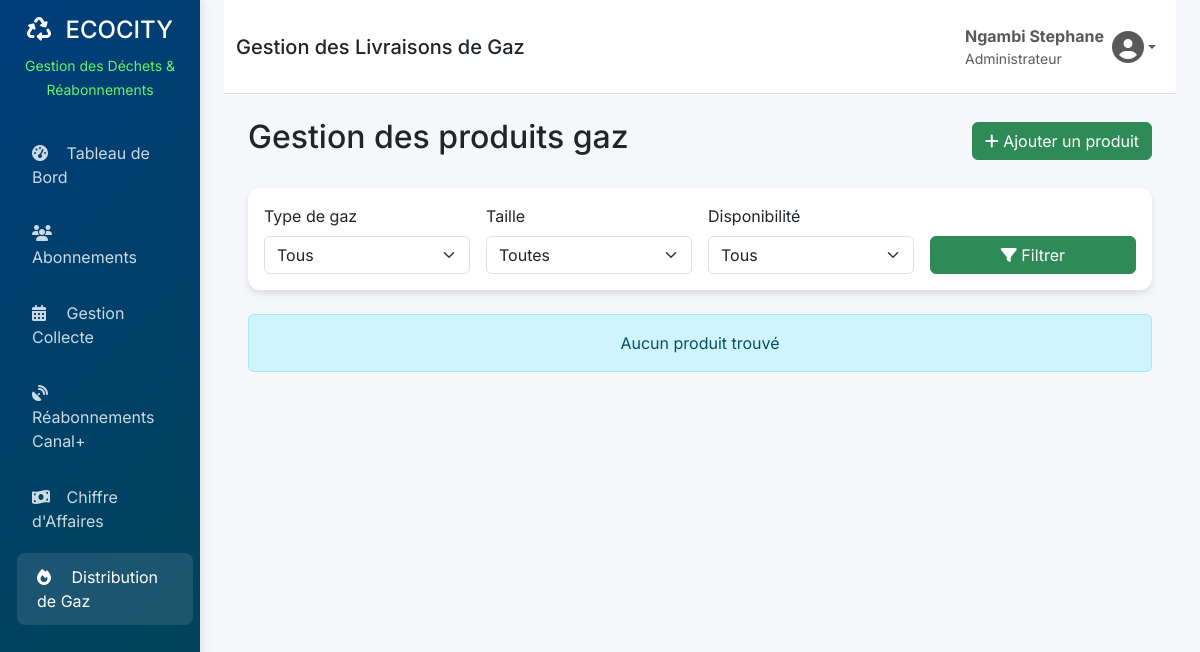
Page /admin-gaz/products/ (signed in) on the earlier database version.
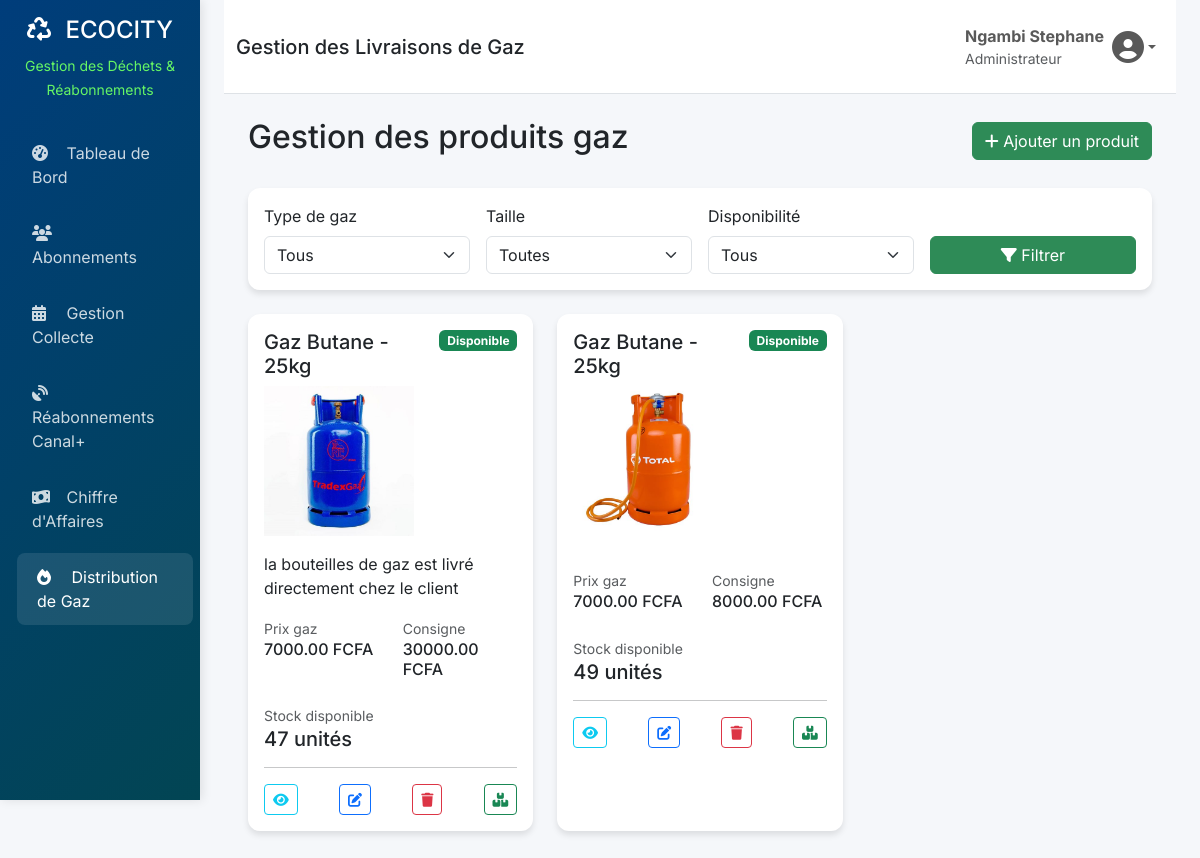
Same page on the later database version.
### app/models.py (models this page shows, shortened)
class CustomUser(AbstractUser):
    USER_TYPE_CHOICES = (
        ('client', 'Client'),
        ('collecteur', 'Collecteur'),
        ('admin', 'Administrateur'),
    )
    city = models.ForeignKey(City, on_delete=models.SET_NULL, null=True, blank=True)
    user_type = models.CharField(max_length=20, choices=USER_TYPE_CHOICES, default='client')
    phone = models.IntegerField(blank=True, null=True)
    date_joined = models.DateTimeField(default=timezone.now)
    is_verified = models.BooleanField(default=False)
    class Meta:
        verbose_name = "Utilisateur"
        verbose_name_plural = "Utilisateurs"

class GasProduct(models.Model):
    GAZ_TYPE_CHOICES = (
        ('butane', 'Gaz Butane'),
        ('propane', 'Gaz Propane'),
        ('naturel', 'Gaz Naturel'),
        ('industriel', 'Gaz Industriel'),
    )
    SIZE_CHOICES = (
        (3, '3 kg'),
        (6, '6 kg'),
        (12, '12 kg'),
        (25, '25 kg'),
        (35, '35 kg'),
        (50, '50 kg'),
    )
    id = models.UUIDField(primary_key=True, default=uuid.uuid4, editable=False)
    name = models.CharField(max_length=100, verbose_name="Nom du produit")
    gaz_type = models.CharField(max_length=20, choices=GAZ_TYPE_CHOICES, verbose_name="Type de gaz")
    size_kg = models.IntegerField(choices=SIZE_CHOICES, verbose_name="Taille (kg)")
    price = models.DecimalField(max_digits=10, decimal_places=2, verbose_name="Prix unitaire")
    deposit_price = models.DecimalField(max_digits=10, decimal_places=2, verbose_name="Prix de consigne",
                                        help_text="Prix de la bouteille consignée")
    description = models.TextField(blank=True, verbose_name="Description")
    image = models.ImageField(upload_to='gaz_products/', blank=True, null=True, verbose_name="Image")
    stock_available = models.PositiveIntegerField(default=0, verbose_name="Stock disponible")
    is_available = models.BooleanField(default=True, verbose_name="Disponible")
    is_featured = models.BooleanField(default=False, verbose_name="Mis en avant")
    created_at = models.DateTimeField(auto_now_add=True)
    updated_at = models.DateTimeField(auto_now=True)
    class Meta:
        verbose_name = "Produit gaz"
        verbose_name_plural = "Produits gaz"
        ordering = ['gaz_type', 'size_kg']

### app/gaz_admin_views.py (the view)
# urls.py: path('admin-gaz/products/', gaz_admin_views.admin_gaz_products, name='admin_gaz_products'),
@login_required
@user_passes_test(is_admin)
def admin_gaz_products(request):
    products = GasProduct.objects.all().order_by('gaz_type', 'size_kg')
    if request.GET.get('gaz_type'):
        products = products.filter(gaz_type=request.GET['gaz_type'])
    if request.GET.get('size'):
        products = products.filter(size_kg=int(request.GET['size']))
    if request.GET.get('is_available') == 'true':
        products = products.filter(is_available=True)
    elif request.GET.get('is_available') == 'false':
        products = products.filter(is_available=False)
    paginator = Paginator(products, 12)
    page_number = request.GET.get('page')
    page_obj = paginator.get_page(page_number)
    context = {
        'products': page_obj,
        'gaz_types': GasProduct.GAZ_TYPE_CHOICES,
        'size_choices': GasProduct.SIZE_CHOICES,
    }
    return render(request, 'admin_gaz/products.html', context)

### app/gaz_admin_views.py (called while the page is built)
def is_admin(user):
    return user.is_authenticated and user.user_type == 'admin'

### app/templates/admin_gaz/products.html (shortened to what this page needs)
{% extends 'admin_gaz/base_gaz.html' %}
{% load static %}
{% block content %}
<div class="container-fluid">
    <div class="d-flex justify-content-between align-items-center mb-4">
        <h2>Gestion des produits gaz</h2>
        <button type="button" class="btn btn-primary" onclick="showAddProductModal()">
            <i class="fas fa-plus"></i> Ajouter un produit
        </button>
    </div>
    <div class="card mb-4">
        <div class="card-body">
            <form method="get" class="row g-3">
                <div class="col-md-3">
                    <label class="form-label">Type de gaz</label>
                    <select name="gaz_type" class="form-select">
                        <option value="">Tous</option>
                    </select>
                </div>
                <div class="col-md-3">
                    <label class="form-label">Taille</label>
                    <select name="size" class="form-select">
                        <option value="">Toutes</option>
                    </select>
                </div>
                <div class="col-md-3">
                    <label class="form-label">Disponibilité</label>
                    <select name="is_available" class="form-select">
                        <option value="">Tous</option>
                    </select>
                </div>
                <div class="col-md-3 d-flex align-items-end">
                    <button type="submit" class="btn btn-primary w-100">
                        <i class="fas fa-filter"></i> Filtrer
                    </button>
                </div>
            </form>
        </div>
    </div>
    <div class="row" id="products-list">
        {% for product in products %}
        <div class="col-md-4 mb-4" id="product-{{ product.id }}">
            <div class="card h-100">
                <div class="card-body">
                    <div class="d-flex justify-content-between align-items-start">
                        <h5 class="card-title">{{ product.get_gaz_type_display }} - {{ product.size_kg }}kg</h5>
                        <span class="badge {% if product.is_available %}bg-success{% else %}bg-danger{% endif %}">
                            {{ product.is_available|yesno:"Disponible,Indisponible" }}
                        </span>
                    </div>
                    {% if product.image %}
                    <img src="{{ product.image.url }}" class="img-fluid mb-3 product-image" style="height: 150px; object-fit: contain;" alt="{{ product.name }}">
                    {% else %}
                    <div class="text-center mb-3 py-4 bg-light rounded">
                        <i class="fas fa-gas-pump fa-3x text-muted"></i>
                        <p class="text-muted mt-2">Aucune image</p>
                    </div>
                    {% endif %}
                    <p class="card-text">{{ product.description|truncatewords:20 }}</p>
                    <div class="row mt-3">
                        <div class="col-6">
                            <small class="text-muted">Prix gaz</small>
                            <h6>{{ product.price }} FCFA</h6>
                        </div>
                        <div class="col-6">
                            <small class="text-muted">Consigne</small>
                            <h6>{{ product.deposit_price }} FCFA</h6>
                        </div>
                    </div>
                    <div class="mt-3">
                        <small class="text-muted">Stock disponible</small>
                        <div class="d-flex justify-content-between align-items-center">
                            <h5 class="mb-0">{{ product.stock_available }} unités</h5>
                        </div>
                    </div>
                    <hr>
                    <div class="d-flex justify-content-between">
                        <button class="btn btn-sm btn-outline-info" onclick="viewProduct('{{ product.id }}')">
                            <i class="fas fa-eye"></i>
                        </button>
                        <button class="btn btn-sm btn-outline-primary" onclick="editProduct('{{ product.id }}')">
                            <i class="fas fa-edit"></i>
                        </button>
                        <button class="btn btn-sm btn-outline-danger" onclick="deleteProduct('{{ product.id }}')">
                            <i class="fas fa-trash"></i>
                        </button>
                        <button class="btn btn-sm btn-outline-success" onclick="updateStock('{{ product.id }}')">
                            <i class="fas fa-boxes"></i>
                        </button>
                    </div>
                </div>
            </div>
        </div>
        {% empty %}
        <div class="col-12">
            <div class="alert alert-info text-center">
                Aucun produit trouvé
            </div>
        </div>
        {% endfor %}
    </div>
</div>
{% endblock %}

### app/templates/admin_gaz/base_gaz.html (shortened to what this page needs)
{% extends 'administrations/base.html' %}
{% load static %}
{% block page_title %}Gestion des Livraisons de Gaz{% endblock %}

### app/templates/administrations/base.html (shortened to what this page needs)
<!DOCTYPE html>
<html lang="fr">
<head>
    <link href="https://cdn.jsdelivr.net/npm/bootstrap@5.3.0/dist/css/bootstrap.min.css" rel="stylesheet">
    <link rel="stylesheet" href="https://cdnjs.cloudflare.com/ajax/libs/font-awesome/6.4.0/css/all.min.css">
</head>
<body>
    <div class="container-fluid">
        <div class="row">
            <nav class="col-md-3 col-lg-2 d-md-block sidebar collapse">
                <div class="position-sticky pt-3">
                    <div class="text-center mb-4">
                        <h4 class="text-white">
                            <i class="fas fa-recycle me-2"></i>
                            ECOCITY
                        </h4>
                        <small  style="color: rgb(101, 245, 101);">Gestion des Déchets & Réabonnements</small>
                    </div>
                    <ul class="nav flex-column">
                        <li class="nav-item">
                            <a class="nav-link {% if request.resolver_match.url_name == 'admin_dashboard' %}active{% endif %}" href="{% url 'admin_dashboard' %}">
                                <i class="fas fa-tachometer-alt"></i>
                                Tableau de Bord
                            </a>
                        </li>
                        <li class="nav-item">
                            <a class="nav-link {% if request.resolver_match.url_name == 'gestion_abonnements' %}active{% endif %}" href="{% url 'gestion_abonnements' %}">
                                <i class="fas fa-users"></i>
                                Abonnements
                            </a>
                        </li>
                        <li class="nav-item">
                            <a class="nav-link {% if request.resolver_match.url_name == 'gestion_collecte' %}active{% endif %}" href="{% url 'gestion_collecte' %}">
                                <i class="fas fa-calendar-alt"></i>
                                Gestion Collecte
                            </a>
                        </li>
                        <li class="nav-item">
                            <a class="nav-link {% if request.resolver_match.url_name == 'gestion_reabonnements_canal' %}active{% endif %}" href="{% url 'gestion_reabonnements_canal' %}">
                                <i class="fas fa-satellite-dish"></i>
                                Réabonnements Canal+
                            </a>
                        </li>
                        <li class="nav-item">
                            <a class="nav-link {% if request.resolver_match.url_name == 'finances_dashboard' %}active{% endif %}" href="{% url 'finances_dashboard' %}">
                                <i class="fas fa-money-bill-wave"></i>
                                Chiffre d'Affaires
                            </a>
                        </li>
                        <li class="nav-item">
                            <a class="nav-link {% if 'gaz' in request.path %}active{% endif %}" href="{% url 'admin_gaz_dashboard' %}">
                            <i class="fas fa-fire"></i>
                            Distribution de Gaz
                        </a>
</li>
                    </ul>
                </div>
            </nav>
            <main class="col-md-9 ms-sm-auto col-lg-10 px-md-4">
                <nav class="navbar navbar-expand-lg navbar-light bg-white border-bottom py-3">
                    <div class="container-fluid">
                        <div class="d-flex align-items-center">
                            <h5 class="mb-0 text-dark">{% block page_title %}Tableau de Bord{% endblock %}</h5>
                        </div>
                        <div class="navbar-nav ms-auto">
                            <div class="nav-item dropdown">
                                <a class="nav-link dropdown-toggle d-flex align-items-center" href="#" role="button" data-bs-toggle="dropdown">
                                    <div class="me-2">
                                        <strong>{{ request.user.get_full_name|default:request.user.username }}</strong>
                                        <small class="d-block text-muted">{{ request.user.get_user_type_display }}</small>
                                    </div>
                                    <i class="fas fa-user-circle fa-2x"></i>
                                </a>
                            </div>
                        </div>
                    </div>
                </nav>
                <div class="container-fluid py-4">
                    {% block content %}
                    {% endblock %}
                </div>
            </main>
        </div>
    </div>
</body>
</html>

### app/templates/administrations/base.html (style rules this page uses)
:root { --primary-color: #2E8B57; --secondary-color: #003d7b; --accent-color: #27AE60; --danger-color: #E74C3C; --warning-color: #F39C12; --info-color: #3498DB; --light-bg: #ffffff; --dark-bg: #024553; }
body { font-family: 'Inter', sans-serif; background-color: #f5f7fa; }
.sidebar { background: linear-gradient(135deg, var(--secondary-color), var(--dark-bg)); color: white; min-height: 100vh; box-shadow: 2px 0 10px rgba(0,0,0,0.1); position: fixed; }
.sidebar .nav-link { color: rgba(255,255,255,0.8); padding: 12px 20px; margin: 4px 0; border-radius: 8px; transition: all 0.3s ease; }
.sidebar .nav-link:hover, .sidebar .nav-link.active { background-color: rgba(255,255,255,0.1); color: white; transform: translateX(5px); }
.sidebar .nav-link i { width: 20px; margin-right: 10px; }
.card { border: none; border-radius: 12px; box-shadow: 0 4px 6px rgba(0,0,0,0.1); transition: transform 0.3s ease; }
.btn-primary { background-color: var(--primary-color); border-color: var(--primary-color); }

Differences in the rows shown:
added GasProduct: gaz_type "Gaz Butane", size_kg "25", is_available "Disponible", image (picture), description "la bouteilles de gaz est livré directement chez le client", price "7000.00", deposit_price "30000.00", stock_available "47"
added GasProduct: gaz_type "Gaz Butane", size_kg "25", is_available "Disponible", image (picture), price "7000.00", deposit_price "8000.00", stock_available "49"
Other differences:
text no longer shown: "Aucun produit trouvé"
